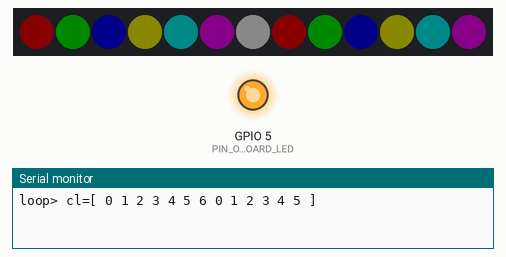
Simulated run of this sketch. Board: ESP32. On the bench: 13 RGB LEDs in strip order, left to right, output pins drawn as LEDs (lit = HIGH), the last lines printed to the serial monitor. Dim RGB values are drawn brighter than linear.

Above: at 0.1 s.
At 1.1 s:
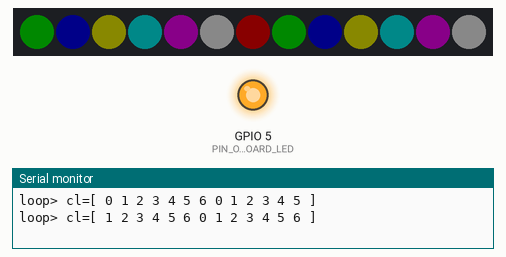
At 3.1 s:
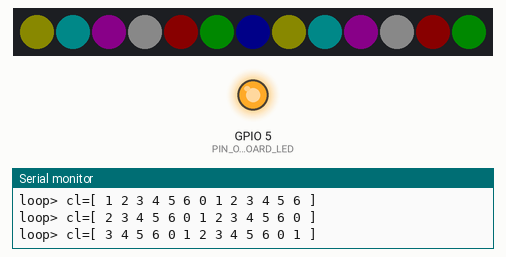
At 6.1 s:
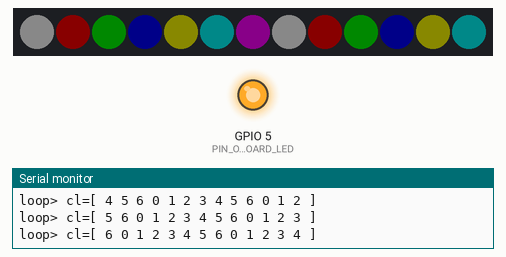
Timing chart, 0 to 7.6 s (numbered marks = the images above):
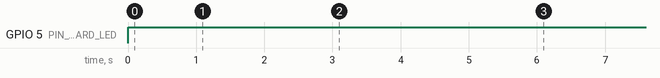

The sketch:

neopixel-NeoPixelBus.ino
```cpp
#include <NeoPixelBus.h>

const uint8_t  PIN_ONBOARD_LED = 5;

const uint8_t  PIN_PIXEL       = 16;
const uint16_t PIXEL_N         = 6 + 7;
const int      LOOP_DELAY      = 1000; // ms

const int      BLIGHTNESS      = 10; // 0-255

NeoPixelBus<NeoGrbFeature, NeoWs2812xMethod > pixels(PIXEL_N, PIN_PIXEL);

const int Col[][3] =
{
  {BLIGHTNESS,0,0},
  {0,BLIGHTNESS,0},
  {0,0,BLIGHTNESS},
  {BLIGHTNESS,BLIGHTNESS,0},
  {0,BLIGHTNESS,BLIGHTNESS},
  {BLIGHTNESS,0,BLIGHTNESS},
  {BLIGHTNESS,BLIGHTNESS,BLIGHTNESS}
};
const int COL_N = sizeof(Col) / sizeof(Col[0]);
int Col_i = 0;

void setup() {
  Serial.begin(115200);

  Col_i = 0;

  pinMode(PIN_PIXEL, OUTPUT);
  pixels.Begin();

  pinMode(PIN_ONBOARD_LED, OUTPUT);
  digitalWrite(PIN_ONBOARD_LED, HIGH);
}

void loop() {
  digitalWrite(PIN_ONBOARD_LED, LOW);
  Serial.printf("loop> cl=[ ");
  for (int i=0; i < PIXEL_N; i++) {
    int cl = (Col_i + i) % COL_N;
    Serial.printf("%d ", cl);
    pixels.SetPixelColor(i, RgbColor(Col[cl][0],
                                     Col[cl][1],
                                     Col[cl][2]));
  }
  pixels.Show();
  Serial.printf("]\n");

  Col_i = (Col_i + 1) % COL_N;

  digitalWrite(PIN_ONBOARD_LED, HIGH);
  delay(LOOP_DELAY);
}
```

Measured:
- by itself, GPIO 5 (PIN_ONBOARD_LED): LOW → HIGH at 0.00 s
- by itself, everything shown: repeats every 7.0 s, in 7 steps
- what the display in image 1 shows lasts 1.0 s, from 1.0 s to 2.0 s
